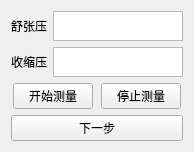
<?xml version="1.0" encoding="UTF-8"?>
<ui version="4.0">
 <class>BloodPressureWidgetClass</class>
 <widget class="QWidget" name="BloodPressureWidgetClass">
  <property name="geometry">
   <rect>
    <x>0</x>
    <y>0</y>
    <width>194</width>
    <height>148</height>
   </rect>
  </property>
  <property name="windowTitle">
   <string>BloodPressureWidget</string>
  </property>
  <layout class="QVBoxLayout" name="verticalLayout">
   <item>
    <layout class="QHBoxLayout" name="horizontalLayout">
     <item>
      <widget class="QLabel" name="label">
       <property name="text">
        <string>舒张压</string>
       </property>
      </widget>
     </item>
     <item>
      <spacer name="horizontalSpacer_5">
       <property name="orientation">
        <enum>Qt::Horizontal</enum>
       </property>
       <property name="sizeHint" stdset="0">
        <size>
         <width>40</width>
         <height>20</height>
        </size>
       </property>
      </spacer>
     </item>
     <item>
      <widget class="QPlainTextEdit" name="plainTextEdit_SP">
       <property name="maximumSize">
        <size>
         <width>16777215</width>
         <height>30</height>
        </size>
       </property>
       <property name="readOnly">
        <bool>true</bool>
       </property>
      </widget>
     </item>
    </layout>
   </item>
   <item>
    <layout class="QHBoxLayout" name="horizontalLayout_3">
     <item>
      <widget class="QLabel" name="label_2">
       <property name="text">
        <string>收缩压</string>
       </property>
      </widget>
     </item>
     <item>
      <spacer name="horizontalSpacer_4">
       <property name="orientation">
        <enum>Qt::Horizontal</enum>
       </property>
       <property name="sizeHint" stdset="0">
        <size>
         <width>40</width>
         <height>20</height>
        </size>
       </property>
      </spacer>
     </item>
     <item>
      <widget class="QPlainTextEdit" name="plainTextEdit_DP">
       <property name="maximumSize">
        <size>
         <width>16777215</width>
         <height>30</height>
        </size>
       </property>
       <property name="readOnly">
        <bool>true</bool>
       </property>
      </widget>
     </item>
    </layout>
   </item>
   <item>
    <layout class="QHBoxLayout" name="horizontalLayout_2">
     <item>
      <spacer name="horizontalSpacer">
       <property name="orientation">
        <enum>Qt::Horizontal</enum>
       </property>
       <property name="sizeHint" stdset="0">
        <size>
         <width>40</width>
         <height>20</height>
        </size>
       </property>
      </spacer>
     </item>
     <item>
      <widget class="QPushButton" name="pushButton_start">
       <property name="text">
        <string>开始测量</string>
       </property>
      </widget>
     </item>
     <item>
      <spacer name="horizontalSpacer_2">
       <property name="orientation">
        <enum>Qt::Horizontal</enum>
       </property>
       <property name="sizeHint" stdset="0">
        <size>
         <width>40</width>
         <height>20</height>
        </size>
       </property>
      </spacer>
     </item>
     <item>
      <widget class="QPushButton" name="pushButton_stop">
       <property name="text">
        <string>停止测量</string>
       </property>
      </widget>
     </item>
     <item>
      <spacer name="horizontalSpacer_3">
       <property name="orientation">
        <enum>Qt::Horizontal</enum>
       </property>
       <property name="sizeHint" stdset="0">
        <size>
         <width>40</width>
         <height>20</height>
        </size>
       </property>
      </spacer>
     </item>
    </layout>
   </item>
   <item>
    <widget class="QPushButton" name="pushButton_next">
     <property name="text">
      <string>下一步</string>
     </property>
    </widget>
   </item>
  </layout>
 </widget>
 <layoutdefault spacing="6" margin="11"/>
 <resources/>
 <connections/>
</ui>
